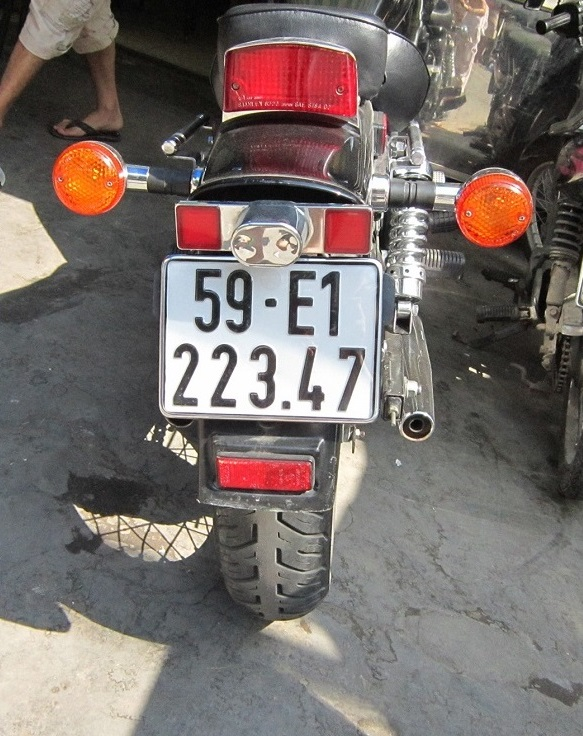
//> input picture input.jpg, 583 x 736 px, given in place of the camera
$ ./detectViaHough   (built with g++ and OpenCV 4)
//> lines starting //> are read from the running program, lines starting //| are printed output that depends on the picture; after the words box and inside, x2 and y2 are one past the last pixel; in counts of white or black regions, pixels touching at a corner belong together
#include "stdafx.h"
#include <iostream>
#include <stdio.h>
#include <stdlib.h>
#include <opencv2/opencv.hpp>
#include <opencv2/core/core.hpp>
#include <opencv2/highgui/highgui.hpp>
#include <opencv2/imgproc/imgproc.hpp>

using namespace std;
using namespace cv;

// [53 lines left out: functions dec2bin, getChar, not called in this run]

Mat * findCharacter(Mat input, int &index);
char detectNumber(Mat * charImg, int im);
Vec2d interPoint(double a1, double b1, double c1, double a2, double b2, double c2);
Vec3d linearEquation(double x1, double y1, double x2, double y2);

float vAvg_old = 0;
float hAvg_old = 0;
int flag = 0;

int main() {

	VideoCapture cap(0); // open the default camera
	if (!cap.isOpened())  // check if we succeeded
		return -1;
	//cap.set(CV_CAP_PROP_FPS, 15);

	//Mat vhHisImg(480, 640, CV_8UC3, Scalar(0, 0, 0));
	namedWindow("Direction Histogram", 1);
	for (;;)
	{
		Mat frame;
		cap >> frame; // get a new frame from camera
//> frame is the input picture: 736 rows x 583 cols, CV_8UC3; mean B, G, R 106.8, 110.2, 119.7

		Mat input;
		resize(frame, input, Size(640, 480));
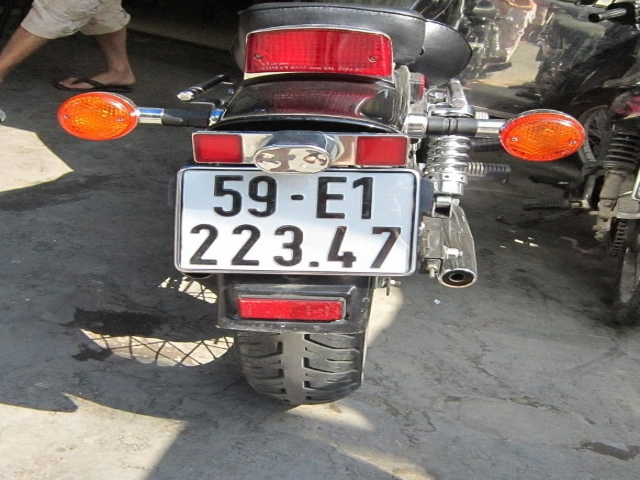
//> input: 480 rows x 640 cols, CV_8UC3; mean B, G, R 106.7, 110.1, 119.6

		//----------Noise filter---------------
		Size size(5, 5);
		GaussianBlur(input, input, size, 0);

		//Convert to gray image
		Mat grayImg, grayFilterImg;
		cvtColor(input, grayImg, CV_BGR2GRAY);
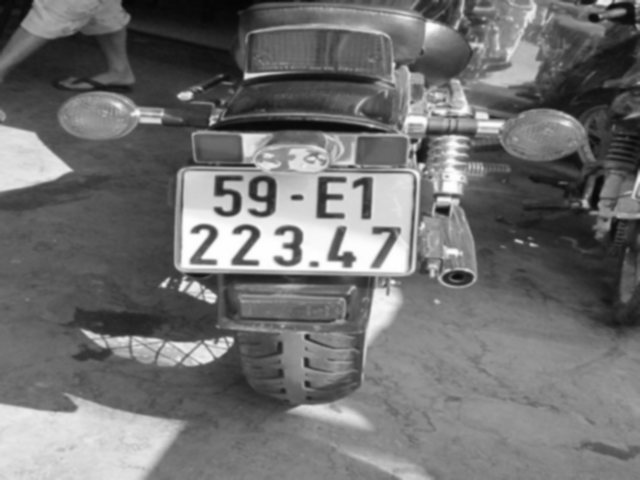
//> grayImg: 480 rows x 640 cols, CV_8UC1; min 4, max 254, mean 112.6

		//----------Edge dectect by Canny------
		int lowThreshold = 50;
		int const max_lowThreshold = 100;
		int ratio = 3;
		int kernel_size = 3;
		//imshow("Input", input);
		Mat edgeImg;
		Canny(grayImg, edgeImg, lowThreshold, lowThreshold*ratio, kernel_size);
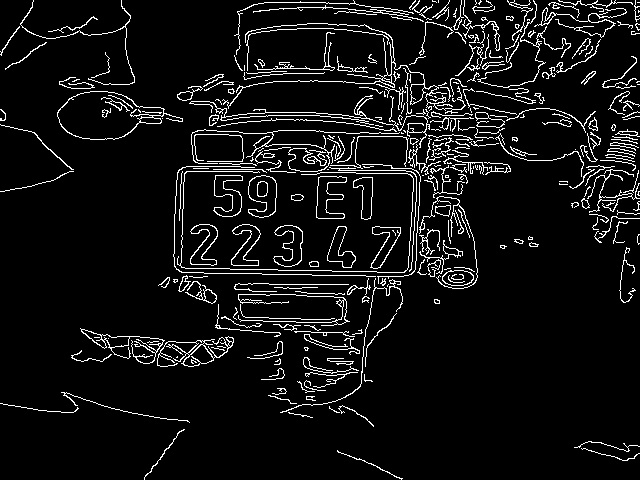
//> edgeImg: 480 rows x 640 cols, CV_8UC1; 7% white in thin lines or dots
		imshow("Edge", edgeImg);


		// [9 lines of commented-out code are left out]

		CvMemStorage* linesAMem = cvCreateMemStorage(0);
		CvMemStorage* linesBMem = cvCreateMemStorage(0);

		IplImage edge = edgeImg;

		//HoughLinesP(edgeImg, linesA, 1, CV_PI / 180, 70, 30, 50);
		CvSeq* linesA = cvHoughLines2(&edge, linesAMem, CV_HOUGH_PROBABILISTIC, 1, CV_PI / 180, 70, 30, 50);
//> linesA = 124 items
		//HoughLinesP(edgeImg, linesB, 1, CV_PI / 180, 30, 50, 50);
		CvSeq* linesB = cvHoughLines2(&edge, linesBMem, CV_HOUGH_PROBABILISTIC, 1, CV_PI / 180, 30, 50, 50);
//> linesB = 358 items

		///----------Draw lines------------------
		Mat lineImg_A(input.size(), CV_8UC3, Scalar(0, 0, 0));
		Mat lineImgH_A(input.size(), CV_8UC3, Scalar(0, 0, 0));
		Mat lineImgV_A(input.size(), CV_8UC3, Scalar(0, 0, 0));
		vector<Vec3d> linesH, linesV;

		Mat lineImg(input.size(), CV_8UC1, Scalar(0));
		int stretch = 0; //Number of pixel to stretch lines
		double tanV = 8;
		double tanH = 0.08;
		int delta = 50;
		for (size_t i = 0; i < linesA->total; i++) {
			Point* l = (Point*)cvGetSeqElem(linesA, i);
			float w = abs(l[0].x - l[1].x);
			float h = abs(l[0].y - l[1].y);
			float tan = h / w;
			if (tan < tanH) {
				line(lineImg, l[0], l[1], Scalar(255), 1, CV_AA);
				line(lineImg_A, Point(l[0].x - delta, l[0].y), Point(l[1].x + delta, l[1].y), Scalar(0, 0, 255), 5, CV_AA);
				line(lineImgH_A, Point(l[0].x - delta, l[0].y), Point(l[1].x + delta, l[1].y), Scalar(0, 0, 255), 5, CV_AA);
				l[0].x = l[0].x - delta;
				l[1].x = l[1].x + delta;

				Vec3d constABC = linearEquation(l[0].x, l[0].y, l[1].x, l[1].y);
				if ((constABC[0] != 0) | (constABC[1] != 0)) linesH.push_back(constABC);
			}
			if (tan > tanV) {
				line(lineImg, l[0], l[1], Scalar(255), 1, CV_AA);
				int y1, y2;
				if (l[0].y > l[1].y) {
					y1 = l[0].y + delta; l[0].y = y1;
					y2 = l[1].y - delta; l[1].y = y2;
				}
				else {
					y1 = l[0].y - delta; l[0].y = y1;
					y2 = l[1].y + delta; l[1].y = y2;
				}
				line(lineImg_A, Point(l[0].x, y1), Point(l[1].x, y2), Scalar(0, 0, 255), 5, CV_AA);
				line(lineImgV_A, Point(l[0].x, y1), Point(l[1].x, y2), Scalar(0, 0, 255), 5, CV_AA);

				Vec3d constABC = linearEquation(l[0].x, l[0].y, l[1].x, l[1].y);
				if ((constABC[0] != 0) | (constABC[1] != 0)) linesV.push_back(constABC);
			}
		}
//> this loop made 124 passes
//> (w, h, tan, y1, y2) on passes 24, 80, 123: (19, 269, 14.16, 325, -44), (7, 196, 28, 413, 117), (3, 76, 25.33, 306, 130)
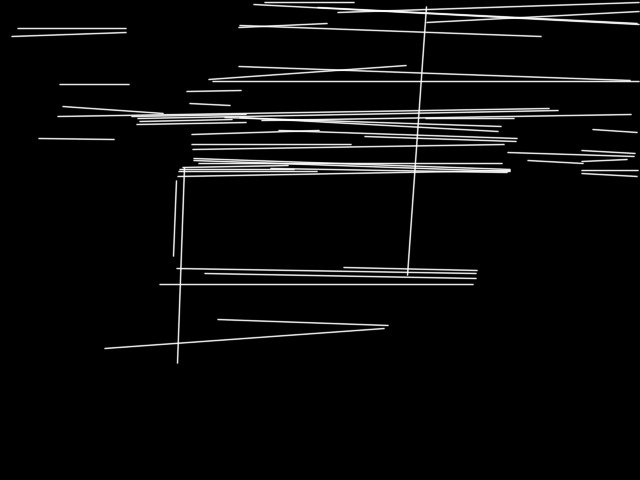
//> lineImg: 480 rows x 640 cols, CV_8UC1; min 0, max 253, mean 11.7
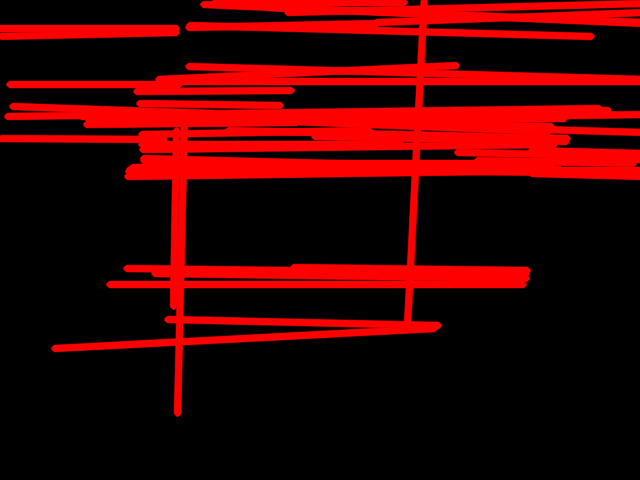
//> lineImg_A: 480 rows x 640 cols, CV_8UC3; mean B, G, R 0, 0, 62.1
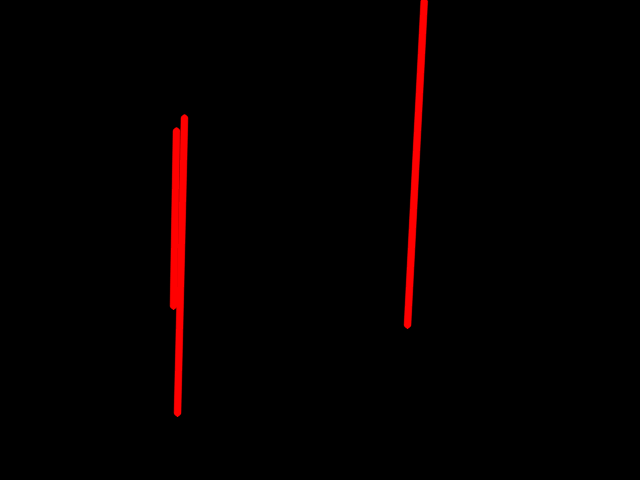
//> lineImgV_A: 480 rows x 640 cols, CV_8UC3; mean B, G, R 0, 0, 4.9
		// [16 lines of commented-out code are left out]
		vector<Vec2i> iPoints_A;
		for (int i = 0; i < linesV.size(); i++) {
			for (int j = 0; j < linesH.size(); j++) {
				Vec2d interXY;
				interXY = interPoint(linesV[i][0], linesV[i][1], linesV[i][2], linesH[j][0], linesH[j][1], linesH[j][2]);
				int x = (int)interXY[0];
				int y = (int)interXY[1];
				if (x < 10 || y < 10) continue;
				if (x > input.cols || y > input.rows) continue;
				if (((int)lineImgH_A.at<cv::Vec3b>(y, x)[2] == 255) && ((int)lineImgV_A.at<cv::Vec3b>(y, x)[2] == 255)) {
					iPoints_A.push_back(Vec2i(x, y));
					line(lineImg_A, Point(x, y), Point(x, y), Scalar(0, 255, 0), 7, CV_AA);
				}
				line(lineImg_A, Point(x, y), Point(x, y), Scalar(255, 0, 0), 3, CV_AA);
			}
		}
//> this loop made 3 passes
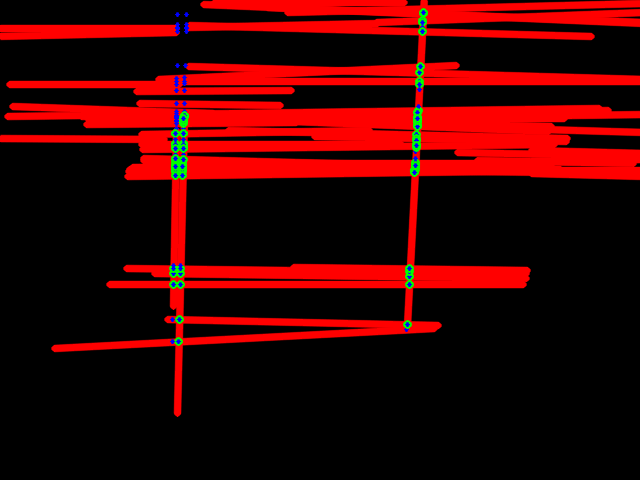
//> lineImg_A: 480 rows x 640 cols, CV_8UC3; 1.15% of pixels changed, all inside (x1, y1, x2, y2) = (168, 8, 429, 347)
//> after the loop, iPoints_A = 93 items, first 12: [409, 276], [417, 112], [414, 171], [417, 125], [414, 170], [409, 271], [414, 170], [415, 167], [418, 110], [415, 164], [409, 284], [417, 117]

		try {
			imshow("Line", lineImg);
			imshow("Line_A", lineImg_A);
		}
		catch (Exception e) {
			cout << "Exception: " << e.what() << endl;
		}

		int vHis[640] = { 0 };
		int hHis[480] = { 0 };

		///Tim histogram theo phuong doc
		for (int i = 0; i < edgeImg.cols; i++) {
			for (int j = 0; j < edgeImg.rows; j++) {
				if (lineImg.at<uchar>(j, i) != 0)
					vHis[i]++;
			}
		}
//> after the loop, vHis = 640 values, max 115 at index 182, min 0 at index 0, mean 44.64

		///Tim histogram theo phuong ngang
		for (int i = 0; i < edgeImg.rows; i++) {
			for (int j = 0; j < edgeImg.cols; j++) {
				if (lineImg.at<uchar>(i, j) != 0)
					hHis[i]++;
			}
		}
//> after the loop, hHis = 480 values, max 475 at index 115, min 0 at index 0, mean 59.52

		///Ve histogram len anh bien
		Mat vhHisImg(480, 640, CV_8UC3, Scalar(0, 0, 0));
		cvtColor(edgeImg, vhHisImg, CV_GRAY2BGR);
//> vhHisImg: 480 rows x 640 cols, CV_8UC3; 7% white in thin lines or dots

		///Tim nguong trung binh phuong doc
		int vMin = 480;
		int vMax = 0;
		int vSum = 0;
		for (int i = 0; i < 640; i++) {
			if (vHis[i] < vMin) vMin = vHis[i];
			if (vHis[i] > vMax) vMax = vHis[i];
			vSum += vHis[i];
		}
//> this loop made 640 passes
//> (vMax, vSum) on passes 12, 18, 39, 58, 60: (3, 3), (6, 24), (9, 153), (12, 327), (15, 354)
//> after the loop, vMin = 0; vMax = 115; vSum = 28568
		float vAvgMM = (vMax + vMin) / 2;
//> vAvgMM = 57
		float vAvgS = vSum / 640;
//> vAvgS = 44

		///Tim nguong trung binh phuong ngang
		int hMin = 640;
		int hMax = 0;
		int hSum = 0;
		for (int i = 0; i < 480; i++) {
			if (hHis[i] < hMin) hMin = hHis[i];
			if (hHis[i] > hMax) hMax = hHis[i];
			hSum += hHis[i];
		}
//> this loop made 480 passes
//> (hMax, hSum) on passes 2, 3, 4, 28: (107, 107), (138, 245), (177, 422), (211, 3480)

		float hAvgMM = (hMax + hMin) / 2;
		float hAvgS = hSum / 480;

		float vAvg = (vAvgMM + vAvgS) / 2;
		float hAvg = (hAvgMM + hAvgS) / 2;

		cout << "\n vAvg_new -- " << vAvg << endl;
//|  vAvg_new -- 50.5
		cout << "\n hAvg_new -- " << hAvg << endl;
//|  hAvg_new -- 148

		if (flag == 0) {
			vAvg_old = vAvg;
			hAvg_old = hAvg;
			flag = 1;
		}
		if (flag == 1) {
			if (abs(vAvg - vAvg_old) <= 20.0) {
				vAvg = (vAvg + vAvg_old) / 2.0;
				hAvg = (hAvg + hAvg_old) / 2.0;
			}
			else {
				vAvg_old = vAvg;
				hAvg_old = hAvg;
			}
		}

		cout << "\n vAvg_Old -- " << vAvg_old << endl;
//|  vAvg_Old -- 50.5
		cout << "\n vAvg_average -- " << vAvg << endl;
//|  vAvg_average -- 50.5
		cout << "\n hAvg_Old -- " << hAvg_old << endl;
//|  hAvg_Old -- 148
		cout << "\n hAvg_average -- " << hAvg << endl;
//|  hAvg_average -- 148

		///ve duong thang
//> (the run ends here: the program needs code that is not available in this run, at `Vector<int> hLines, vLines;`)

$ run again, on k0.jpg
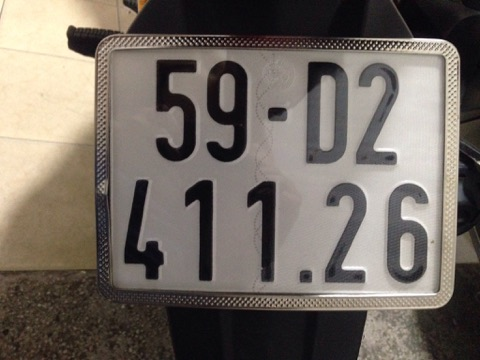
//> input picture k0.jpg, 480 x 360 px, given in place of the camera
//> frame is the input picture: 360 rows x 480 cols, CV_8UC3; mean B, G, R 99.3, 107.2, 115.5
//> `Canny(grayImg, edgeImg, lowThreshold, lowThreshold*ratio, kernel_size);`:
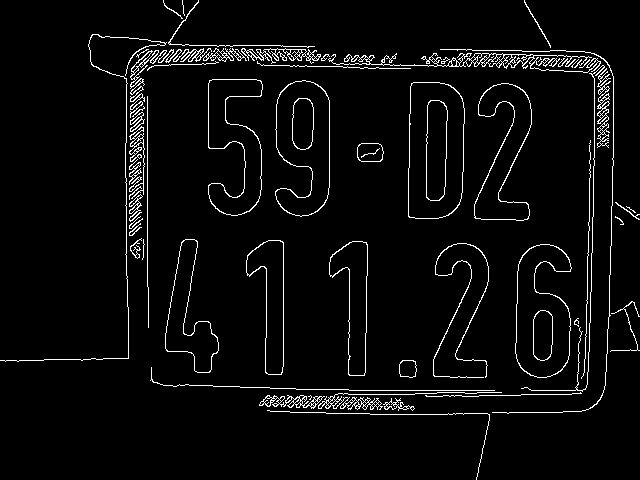
//> edgeImg: 480 rows x 640 cols, CV_8UC1; 4.2% white in thin lines or dots
//> linesA = 62 items
//> linesB = 140 items
//> the loop `for (size_t i = 0; i < linesA->total; i++)` made 62 passes
//> (w, h, tan, y1, y2) on passes 4, 8, 17, 19, 25, 27, 34, 36: (3, 206, 68.67, 93, 399), (5, 268, 53.6, 372, 4), (2, 137, 68.5, 295, 58), (3, 163, 54.33, 353, 90), (3, 169, 56.33, 463, 194), (15, 220, 14.67, -13, 307), (3, 171, 57, 463, 192), (3, 161, 53.67, 452, 191)
//> the loop `for (int i = 0; i < linesV.size(); i++)` made 24 passes
//> after the loop `for (int i = 0; i < linesV.size(); i++)`:
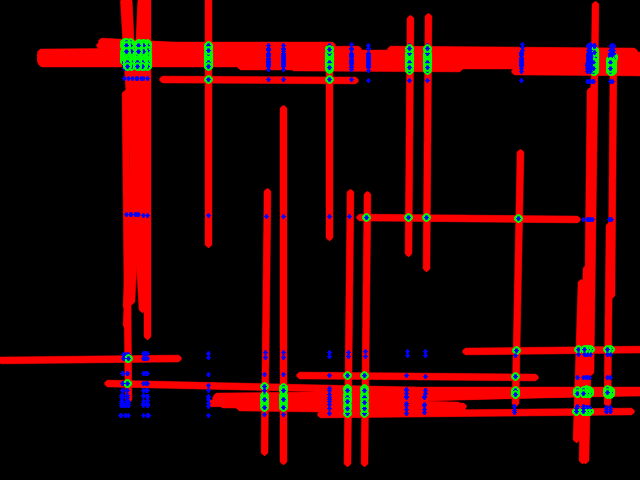
//> lineImg_A: 480 rows x 640 cols, CV_8UC3; mean B, G, R 3.4, 3.2, 48.9
//> after the loop `for (int i = 0; i < linesV.size(); i++)`: iPoints_A = 387 items, first 12: [147, 47], [147, 60], [147, 43], [147, 59], [147, 57], [147, 65], [147, 56], [147, 55], [147, 54], [147, 64], [147, 58], [147, 66]
//> after the loop `for (int i = 0; i < edgeImg.cols; i++)`: vHis = 640 values, max 276 at index 282, min 0 at index 639, mean 40.99
//> after the loop `for (int i = 0; i < edgeImg.rows; i++)`: hHis = 480 values, max 519 at index 62, min 0 at index 0, mean 54.65
//> vhHisImg: 480 rows x 640 cols, CV_8UC3; 4.2% white in thin lines or dots
//> the loop `for (int i = 0; i < 640; i++)` made 640 passes
//> (vMin, vMax, vSum) on pass 1: (3, 3, 3)
//> after the loop `for (int i = 0; i < 640; i++)`: vMin = 0; vMax = 276; vSum = 26231
//> vAvgMM = 138
//> vAvgS = 40
//> the loop `for (int i = 0; i < 480; i++)` made 480 passes
//> (hMax, hSum) on passes 38, 40, 41, 42, 43, 44, 45, 46: (6, 6), (15, 27), (23, 50), (37, 87), (52, 139), (58, 197), (149, 346), (150, 496)
//> after the loop `for (int i = 0; i < 480; i++)`: hMin = 0; hMax = 519; hSum = 26231
//> hAvgMM = 259
//> hAvgS = 54
//> vAvg = 89
//> hAvg = 156.5
//|  vAvg_new -- 89
//|  hAvg_new -- 156.5
//> vAvg_old = 89
//> hAvg_old = 156.5
//|  vAvg_Old -- 89
//|  vAvg_average -- 89
//|  hAvg_Old -- 156.5
//|  hAvg_average -- 156.5

$ run again, on k1.jpg
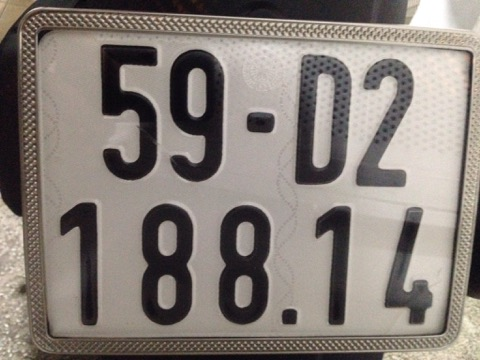
//> input picture k1.jpg, 480 x 360 px, given in place of the camera
//> frame is the input picture: 360 rows x 480 cols, CV_8UC3; mean B, G, R 120.4, 126.6, 135
//> `Canny(grayImg, edgeImg, lowThreshold, lowThreshold*ratio, kernel_size);`:
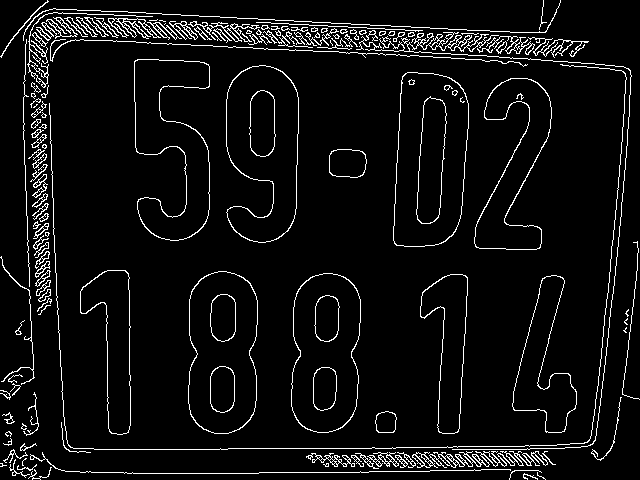
//> edgeImg: 480 rows x 640 cols, CV_8UC1; 6% white in thin lines or dots
//> linesA = 85 items
//> linesB = 176 items
//> the loop `for (size_t i = 0; i < linesA->total; i++)` made 85 passes
//> (w, h, tan, y1, y2) on passes 7, 8, 16, 18, 28, 31, 33, 34: (13, 377, 29, 51, 528), (31, 303, 9.77, 494, 91), (14, 275, 19.64, 146, 521), (32, 312, 9.75, 507, 95), (14, 276, 19.71, 335, -41), (25, 280, 11.2, -29, 351), (10, 194, 19.4, -46, 248), (11, 213, 19.36, 289, -24)
//> the loop `for (int i = 0; i < linesV.size(); i++)` made 33 passes
//> after the loop `for (int i = 0; i < linesV.size(); i++)`:
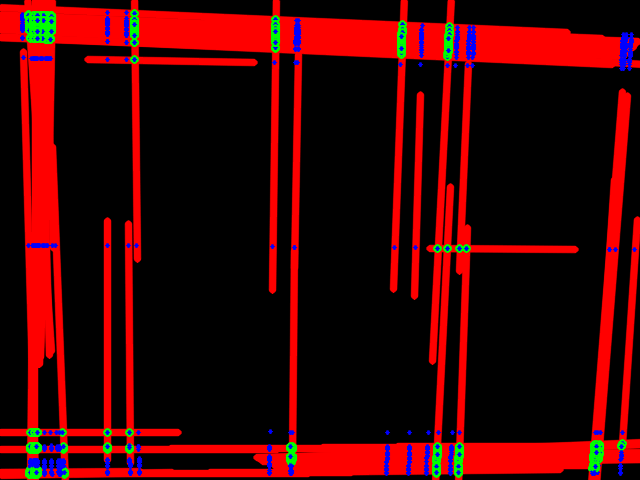
//> lineImg_A: 480 rows x 640 cols, CV_8UC3; mean B, G, R 4, 3.2, 61.1
//> vhHisImg: 480 rows x 640 cols, CV_8UC3; 6% white in thin lines or dots
//|  vAvg_new -- 130
//|  hAvg_new -- 177
//|  vAvg_Old -- 130
//|  vAvg_average -- 130
//|  hAvg_Old -- 177
//|  hAvg_average -- 177
